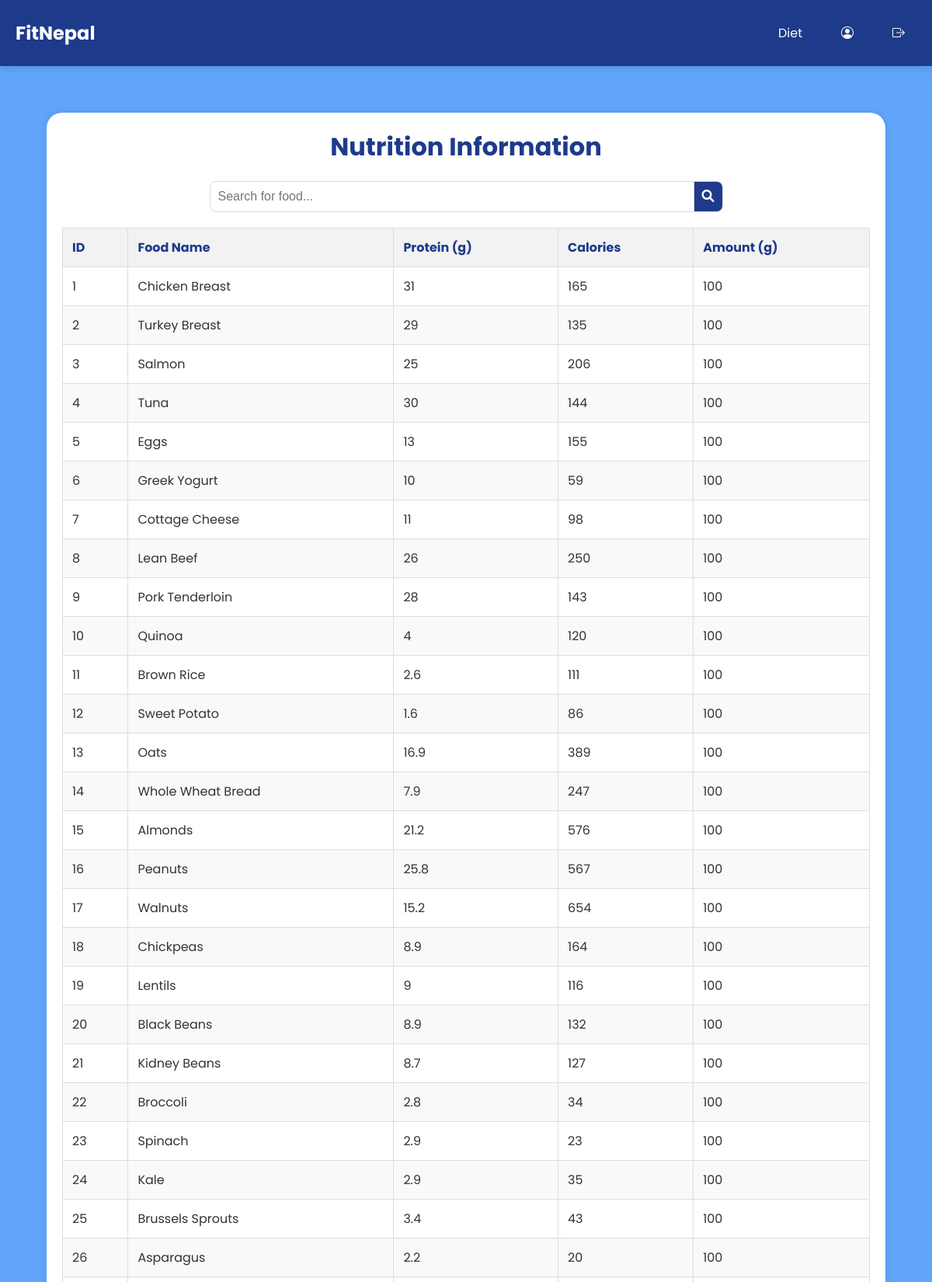
Screenshot of /nutrition.php (signed in, upper part) with the database file from the repository.
### tables this page shows
CREATE TABLE `np_nutrition` (
  `id` int(11) NOT NULL,
  `Food_name` varchar(255) NOT NULL,
  `Protein` float NOT NULL,
  `Calories` float NOT NULL,
  `Amount` float NOT NULL
);

### nutrition.php (the view, shortened to what this page needs)
<?php
include 'header/header.php';
$searchQuery = '';
$sql = "SELECT id, Food_name, Protein, Calories, Amount FROM np_nutrition";
$result = $conn->query($sql);
?>
<!DOCTYPE html>
<html lang="en">
<head>
    <link rel="stylesheet" href="./CSS/nutrition.css">
    <link rel="stylesheet" href="https://cdnjs.cloudflare.com/ajax/libs/font-awesome/6.0.0/css/all.min.css">
</head>
<body>
    <div class="container">
        <h1>Nutrition Information</h1>
        <form method="get" class="search-form">
            <input type="text" name="search" placeholder="Search for food..." value="<?php echo $searchQuery; ?>">
            <button type="submit"><i class="fa fa-search"></i></button>
        </form>
        <table>
            <thead>
                <tr>
                    <th>ID</th>
                    <th>Food Name</th>
                    <th>Protein (g)</th>
                    <th>Calories</th>
                    <th>Amount (g)</th>
                </tr>
            </thead>
            <tbody>
                <?php
                if ($result->num_rows > 0) {
                    while ($row = $result->fetch_assoc()) {
                        echo "<tr>";
                        echo "<td>" . htmlspecialchars($row['id']) . "</td>";
                        echo "<td>" . htmlspecialchars($row['Food_name']) . "</td>";
                        echo "<td>" . htmlspecialchars($row['Protein']) . "</td>";
                        echo "<td>" . htmlspecialchars($row['Calories']) . "</td>";
                        echo "<td>" . htmlspecialchars($row['Amount']) . "</td>";
                        echo "</tr>";
                    }
                } else {
                    echo "<tr><td colspan='5'>No data found</td></tr>";
                }
                ?>
            </tbody>
        </table>
    </div>
</body>
</html>

### CSS/nutrition.css (style rules this page uses)
* { padding: 0; margin: 0; box-sizing: border-box; }
body { font-family: 'Poppins', sans-serif; background-color: #60A5FA; color: #333; justify-content: center; align-items: center; min-height: 100vh; }
.container { width: 90%; max-width: 1200px; margin: 5% auto; background-color: #fff; padding: 20px; box-shadow: 0 0 10px rgba(0, 0, 0, 0.1); border-radius: 20px; }
h1 { text-align: center; margin-bottom: 20px; color: #1E3A8A; }
.search-form { display: flex; justify-content: center; margin-bottom: 20px; }
.search-form input { padding: 10px; font-size: 16px; border: 1px solid #ddd; border-radius: 8px 0 0 8px; width: 60%; outline: none; }
.search-form button { padding: 10px; border: 1px solid #ddd; border-left: none; background-color: #1E3A8A; color: #fff; cursor: pointer; border-radius: 0 8px 8px 0; font-size: 16px; }
table { width: 100%; border-collapse: collapse; margin-bottom: 20px; }
th, td { border: 1px solid #ddd; padding: 12px; text-align: left; }
th { background-color: #f2f2f2; font-weight: bold; color: #1E3A8A; }
tr:nth-child(even) { background-color: #f9f9f9; }

### header/header.php (style rules this page uses)
body { margin: 0; padding: 0; font-family: 'Poppins', sans-serif; }

### rows the page displays
np_nutrition: id "1", Food_name "Chicken Breast", Protein "31", Calories "165", Amount "100"
np_nutrition: id "2", Food_name "Turkey Breast", Protein "29", Calories "135", Amount "100"
np_nutrition: id "3", Food_name "Salmon", Protein "25", Calories "206", Amount "100"
np_nutrition: id "4", Food_name "Tuna", Protein "30", Calories "144", Amount "100"
np_nutrition: id "5", Food_name "Eggs", Protein "13", Calories "155", Amount "100"
np_nutrition: id "6", Food_name "Greek Yogurt", Protein "10", Calories "59", Amount "100"
np_nutrition: id "7", Food_name "Cottage Cheese", Protein "11", Calories "98", Amount "100"
np_nutrition: id "8", Food_name "Lean Beef", Protein "26", Calories "250", Amount "100"
np_nutrition: id "9", Food_name "Pork Tenderloin", Protein "28", Calories "143", Amount "100"
np_nutrition: id "10", Food_name "Quinoa", Protein "4", Calories "120", Amount "100"
np_nutrition: id "11", Food_name "Brown Rice", Protein "2.6", Calories "111", Amount "100"
np_nutrition: id "12", Food_name "Sweet Potato", Protein "1.6", Calories "86", Amount "100"
np_nutrition: id "13", Food_name "Oats", Protein "16.9", Calories "389", Amount "100"
np_nutrition: id "14", Food_name "Whole Wheat Bread", Protein "7.9", Calories "247", Amount "100"
np_nutrition: id "15", Food_name "Almonds", Protein "21.2", Calories "576", Amount "100"
np_nutrition: id "16", Food_name "Peanuts", Protein "25.8", Calories "567", Amount "100"
np_nutrition: id "17", Food_name "Walnuts", Protein "15.2", Calories "654", Amount "100"
np_nutrition: id "18", Food_name "Chickpeas", Protein "8.9", Calories "164", Amount "100"
np_nutrition: id "19", Food_name "Lentils", Protein "9", Calories "116", Amount "100"
np_nutrition: id "20", Food_name "Black Beans", Protein "8.9", Calories "132", Amount "100"
np_nutrition: id "21", Food_name "Kidney Beans", Protein "8.7", Calories "127", Amount "100"
np_nutrition: id "22", Food_name "Broccoli", Protein "2.8", Calories "34", Amount "100"
np_nutrition: id "23", Food_name "Spinach", Protein "2.9", Calories "23", Amount "100"
np_nutrition: id "24", Food_name "Kale", Protein "2.9", Calories "35", Amount "100"
np_nutrition: id "25", Food_name "Brussels Sprouts", Protein "3.4", Calories "43", Amount "100"
np_nutrition: id "26", Food_name "Asparagus", Protein "2.2", Calories "20", Amount "100"
